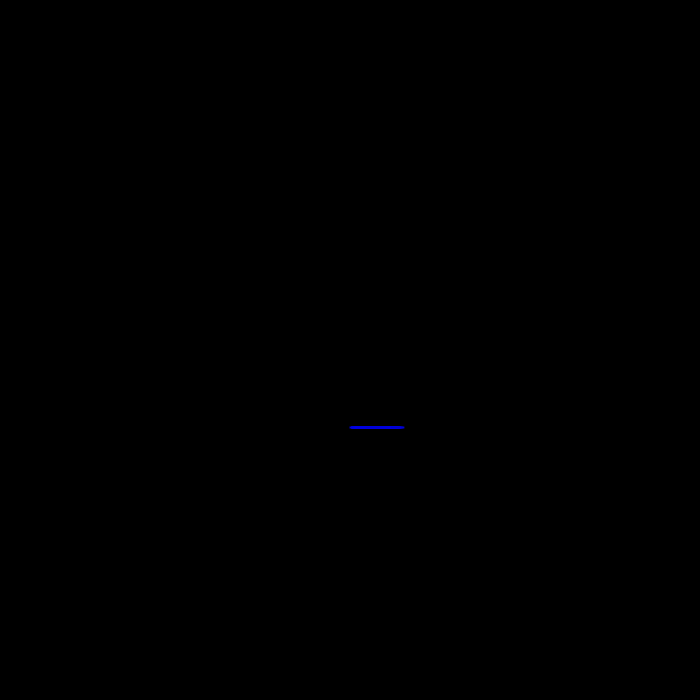
Frame 1 (no input)
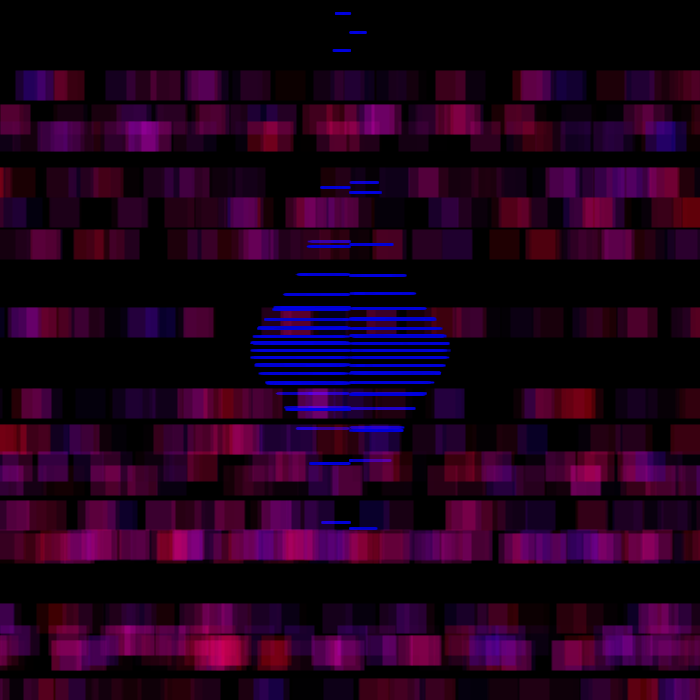
Frame 60 (the mouse pressed at the canvas centre just before this capture)
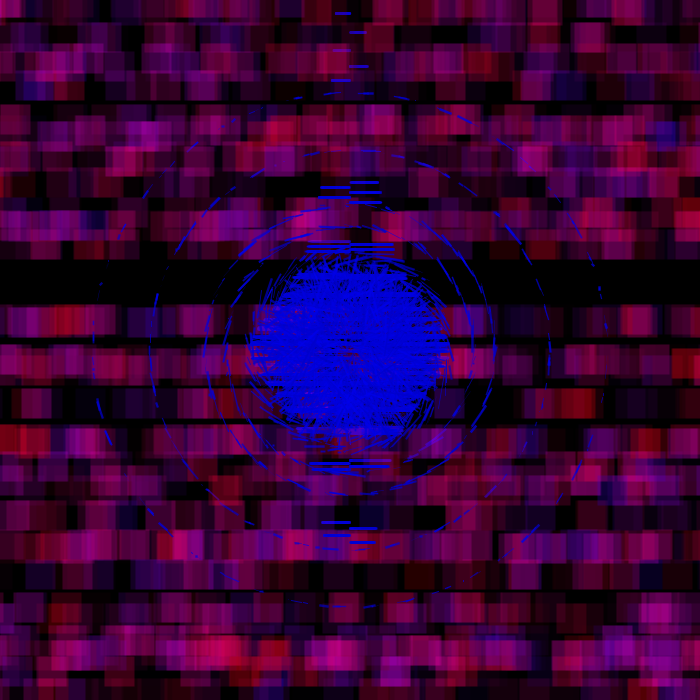
Frame 120 (the mouse held since frame 60 and released just before this capture)

The Processing sketch that drew these frames (run headless with seeded random() and noise(); from frame 60 on, the mouse is pressed at the canvas centre):

// Processing sketch: Davidsketch_240223aLayered2
// ── Davidsketch_240223aLayered2.pde
//code runs at start
void setup() {
  size(700, 700); // set size to 700,700
  background(0); // set background to black
}
//array of rgb color values
color[] w = {255, 123, 255, 123, 123, 50, 255, 67};

//code runs every frame
void draw() {
  //set stroke cap to project to make points look like squares
  strokeCap(PROJECT);

  //if frame count is divisable by 3 put random squares and random colors from the global array of rgb color values
  if (frameCount%3==0) {
    strokeWeight(30);
    float y =  random(700);
    for (int i = 0; i<60; i++) {
      stroke(lerpColor(w[int(random(w.length-1))], w[int(random(w.length-1))], w[int(random(w.length-1))]), #ff0000, random(255), i);
      point(random(-100, 700) + i, y);
    }
  }
  //translate everything on the bottom to 350,350
  translate(350, 350);
  //scale everything on the bottom to 0.50
  scale(0.50);
  //draw weird blue lines with trigonemtric functions and loop to make lots of them appear
  for (int i = 0; i<134; i++) {
    stroke(0, 0, random(200, 236), random(150, 206));
    strokeWeight(random(5));
    //roatate by framecount divided by 99
    rotate(frameCount/99);
    line(random(200) * cos(frameCount), 99*tan(frameCount), random(200) * cos(frameCount), 99*tan(frameCount));
  }
}
